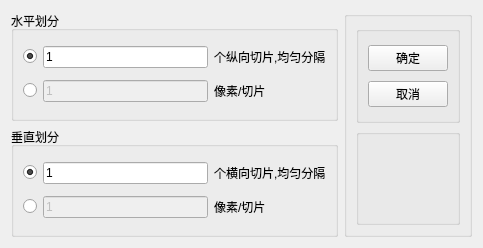
<?xml version="1.0" encoding="UTF-8"?>
<ui version="4.0">
 <class>CSliceEdit</class>
 <widget class="QWidget" name="CSliceEdit">
  <property name="geometry">
   <rect>
    <x>0</x>
    <y>0</y>
    <width>483</width>
    <height>248</height>
   </rect>
  </property>
  <property name="minimumSize">
   <size>
    <width>483</width>
    <height>248</height>
   </size>
  </property>
  <property name="maximumSize">
   <size>
    <width>483</width>
    <height>248</height>
   </size>
  </property>
  <property name="windowTitle">
   <string>切片编辑</string>
  </property>
  <layout class="QGridLayout" name="gridLayout">
   <item row="0" column="0">
    <widget class="QGroupBox" name="groupBox">
     <property name="title">
      <string>水平划分</string>
     </property>
     <layout class="QGridLayout" name="gridLayout_2">
      <item row="0" column="0">
       <widget class="QRadioButton" name="col_grid_rb">
        <property name="text">
         <string/>
        </property>
        <property name="checked">
         <bool>true</bool>
        </property>
       </widget>
      </item>
      <item row="0" column="1">
       <widget class="QLineEdit" name="col_grid_le">
        <property name="enabled">
         <bool>true</bool>
        </property>
        <property name="text">
         <string>1</string>
        </property>
       </widget>
      </item>
      <item row="0" column="2">
       <widget class="QLabel" name="label">
        <property name="text">
         <string>个纵向切片,均匀分隔</string>
        </property>
       </widget>
      </item>
      <item row="1" column="0">
       <widget class="QRadioButton" name="col_pixel_rb">
        <property name="text">
         <string/>
        </property>
       </widget>
      </item>
      <item row="1" column="1">
       <widget class="QLineEdit" name="col_pixel_le">
        <property name="enabled">
         <bool>false</bool>
        </property>
        <property name="text">
         <string>1</string>
        </property>
       </widget>
      </item>
      <item row="1" column="2">
       <widget class="QLabel" name="label_2">
        <property name="text">
         <string>像素/切片</string>
        </property>
       </widget>
      </item>
     </layout>
    </widget>
   </item>
   <item row="1" column="0">
    <widget class="QGroupBox" name="groupBox_2">
     <property name="title">
      <string>垂直划分</string>
     </property>
     <layout class="QGridLayout" name="gridLayout_3">
      <item row="0" column="0">
       <widget class="QRadioButton" name="row_grid_rb">
        <property name="text">
         <string/>
        </property>
        <property name="checked">
         <bool>true</bool>
        </property>
       </widget>
      </item>
      <item row="0" column="1">
       <widget class="QLineEdit" name="row_grid_le">
        <property name="text">
         <string>1</string>
        </property>
       </widget>
      </item>
      <item row="0" column="2">
       <widget class="QLabel" name="label_3">
        <property name="text">
         <string>个横向切片,均匀分隔</string>
        </property>
       </widget>
      </item>
      <item row="1" column="0">
       <widget class="QRadioButton" name="row_pixel_rb">
        <property name="text">
         <string/>
        </property>
       </widget>
      </item>
      <item row="1" column="1">
       <widget class="QLineEdit" name="row_pixel_le">
        <property name="enabled">
         <bool>false</bool>
        </property>
        <property name="text">
         <string>1</string>
        </property>
       </widget>
      </item>
      <item row="1" column="2">
       <widget class="QLabel" name="label_4">
        <property name="text">
         <string>像素/切片</string>
        </property>
       </widget>
      </item>
     </layout>
    </widget>
   </item>
   <item row="0" column="1" rowspan="2">
    <widget class="QGroupBox" name="groupBox_3">
     <property name="title">
      <string/>
     </property>
     <layout class="QGridLayout" name="gridLayout_4">
      <item row="0" column="0">
       <widget class="QGroupBox" name="groupBox_4">
        <property name="title">
         <string/>
        </property>
        <layout class="QGridLayout" name="gridLayout_5">
         <item row="0" column="0">
          <widget class="QPushButton" name="ok_pb">
           <property name="text">
            <string>确定</string>
           </property>
          </widget>
         </item>
         <item row="1" column="0">
          <widget class="QPushButton" name="cancel_pb">
           <property name="text">
            <string>取消</string>
           </property>
          </widget>
         </item>
        </layout>
       </widget>
      </item>
      <item row="1" column="0">
       <widget class="QGroupBox" name="groupBox_5">
        <property name="title">
         <string/>
        </property>
        <layout class="QGridLayout" name="gridLayout_6">
         <item row="0" column="0" alignment="Qt::AlignHCenter|Qt::AlignVCenter">
          <widget class="QLabel" name="num_lb">
           <property name="text">
            <string/>
           </property>
          </widget>
         </item>
         <item row="1" column="0" alignment="Qt::AlignHCenter|Qt::AlignVCenter">
          <widget class="QLabel" name="size_lb">
           <property name="text">
            <string/>
           </property>
          </widget>
         </item>
        </layout>
       </widget>
      </item>
     </layout>
    </widget>
   </item>
  </layout>
 </widget>
 <tabstops>
  <tabstop>col_grid_rb</tabstop>
  <tabstop>col_grid_le</tabstop>
  <tabstop>col_pixel_rb</tabstop>
  <tabstop>col_pixel_le</tabstop>
  <tabstop>row_grid_rb</tabstop>
  <tabstop>row_grid_le</tabstop>
  <tabstop>row_pixel_rb</tabstop>
  <tabstop>row_pixel_le</tabstop>
  <tabstop>ok_pb</tabstop>
  <tabstop>cancel_pb</tabstop>
 </tabstops>
 <resources/>
 <connections/>
</ui>
